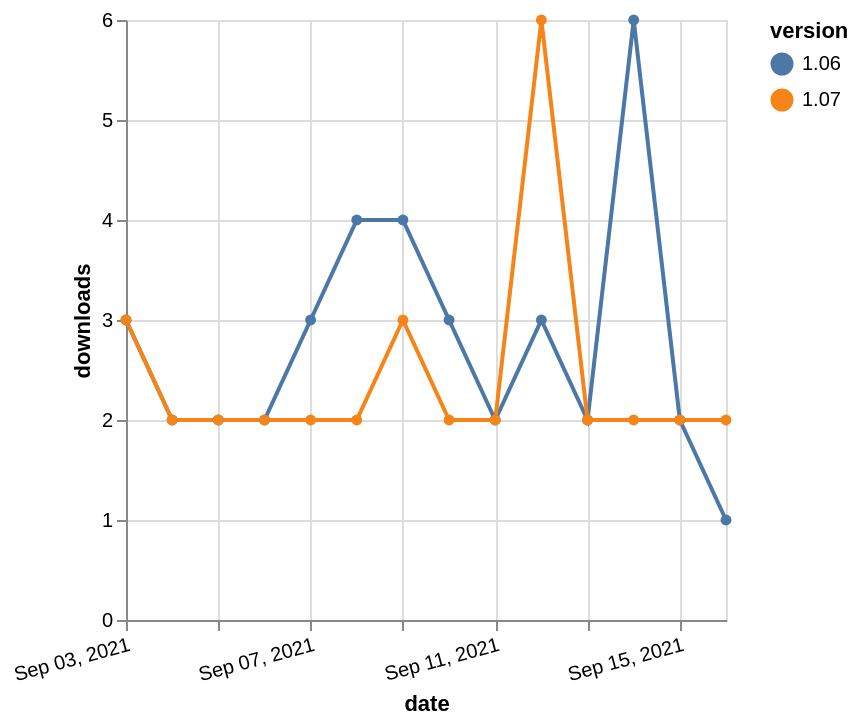

Vega-Lite specification for this chart:
### Vega-Lite specification from a JSON file in a GitHub repository (floating-point values rounded to 4 significant figures)
{"$schema": "https://vega.github.io/schema/vega-lite/v5.json", "description": "A simple bar chart with embedded data.", "data": {"values": [{"date": "2021-09-03", "total": 2845, "delta": 3, "version": "1.06"}, {"date": "2021-09-04", "total": 2847, "delta": 2, "version": "1.06"}, {"date": "2021-09-05", "total": 2849, "delta": 2, "version": "1.06"}, {"date": "2021-09-06", "total": 2851, "delta": 2, "version": "1.06"}, {"date": "2021-09-07", "total": 2854, "delta": 3, "version": "1.06"}, {"date": "2021-09-08", "total": 2858, "delta": 4, "version": "1.06"}, {"date": "2021-09-09", "total": 2862, "delta": 4, "version": "1.06"}, {"date": "2021-09-10", "total": 2865, "delta": 3, "version": "1.06"}, {"date": "2021-09-11", "total": 2867, "delta": 2, "version": "1.06"}, {"date": "2021-09-12", "total": 2870, "delta": 3, "version": "1.06"}, {"date": "2021-09-13", "total": 2872, "delta": 2, "version": "1.06"}, {"date": "2021-09-14", "total": 2878, "delta": 6, "version": "1.06"}, {"date": "2021-09-15", "total": 2880, "delta": 2, "version": "1.06"}, {"date": "2021-09-16", "total": 2881, "delta": 1, "version": "1.06"}, {"date": "2021-09-03", "total": 2284, "delta": 3, "version": "1.07"}, {"date": "2021-09-04", "total": 2286, "delta": 2, "version": "1.07"}, {"date": "2021-09-05", "total": 2288, "delta": 2, "version": "1.07"}, {"date": "2021-09-06", "total": 2290, "delta": 2, "version": "1.07"}, {"date": "2021-09-07", "total": 2292, "delta": 2, "version": "1.07"}, {"date": "2021-09-08", "total": 2294, "delta": 2, "version": "1.07"}, {"date": "2021-09-09", "total": 2297, "delta": 3, "version": "1.07"}, {"date": "2021-09-10", "total": 2299, "delta": 2, "version": "1.07"}, {"date": "2021-09-11", "total": 2301, "delta": 2, "version": "1.07"}, {"date": "2021-09-12", "total": 2307, "delta": 6, "version": "1.07"}, {"date": "2021-09-13", "total": 2309, "delta": 2, "version": "1.07"}, {"date": "2021-09-14", "total": 2311, "delta": 2, "version": "1.07"}, {"date": "2021-09-15", "total": 2313, "delta": 2, "version": "1.07"}, {"date": "2021-09-16", "total": 2315, "delta": 2, "version": "1.07"}]}, "width": "container", "mark": {"type": "line", "point": {"filled": true}}, "encoding": {"x": {"field": "date", "type": "temporal", "timeUnit": "yearmonthdate", "title": "date", "axis": {"labelAngle": -15}}, "y": {"field": "delta", "type": "quantitative", "title": "downloads"}, "color": {"field": "version", "type": "nominal"}, "tooltip": {"field": "delta"}}}
